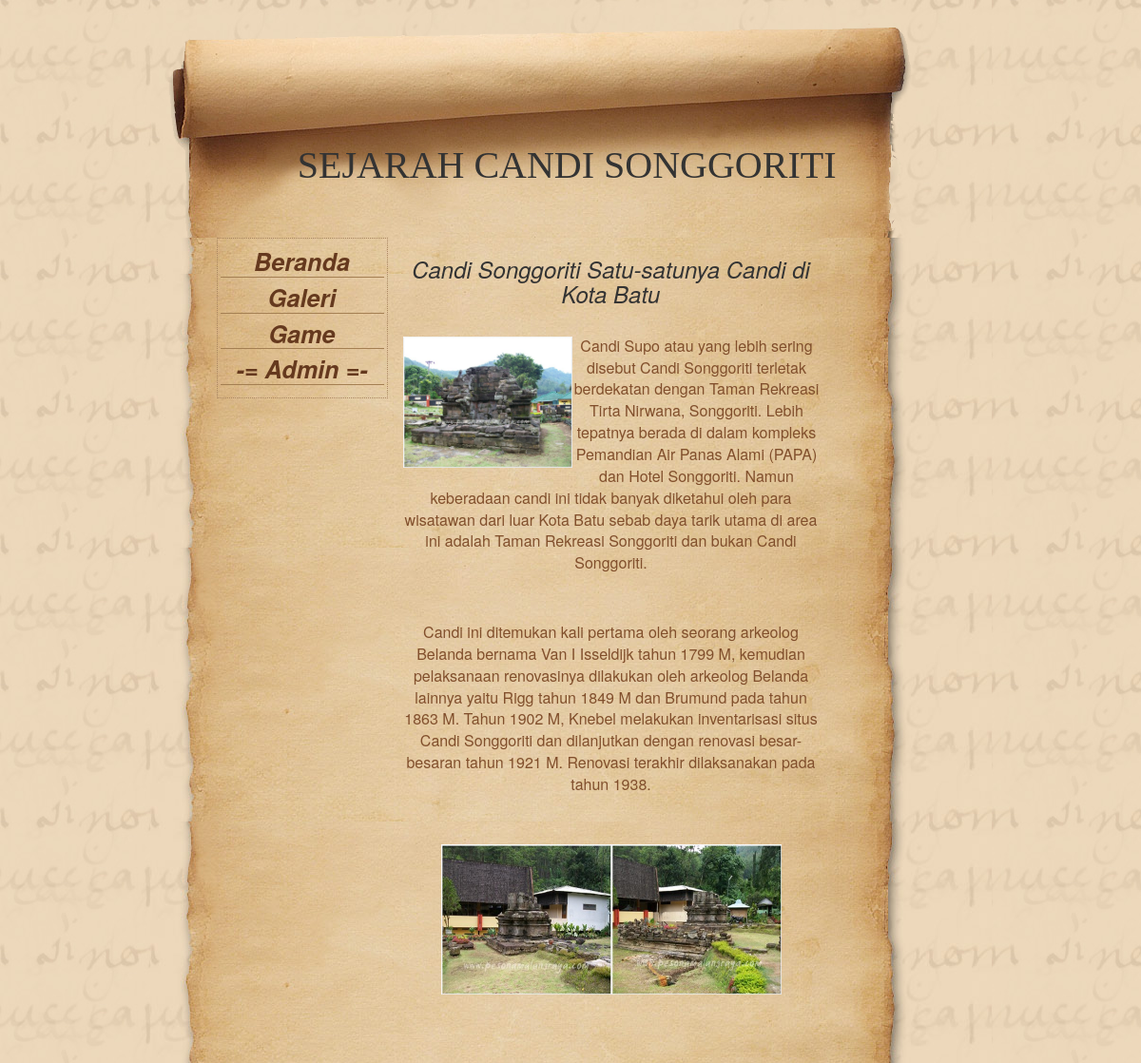
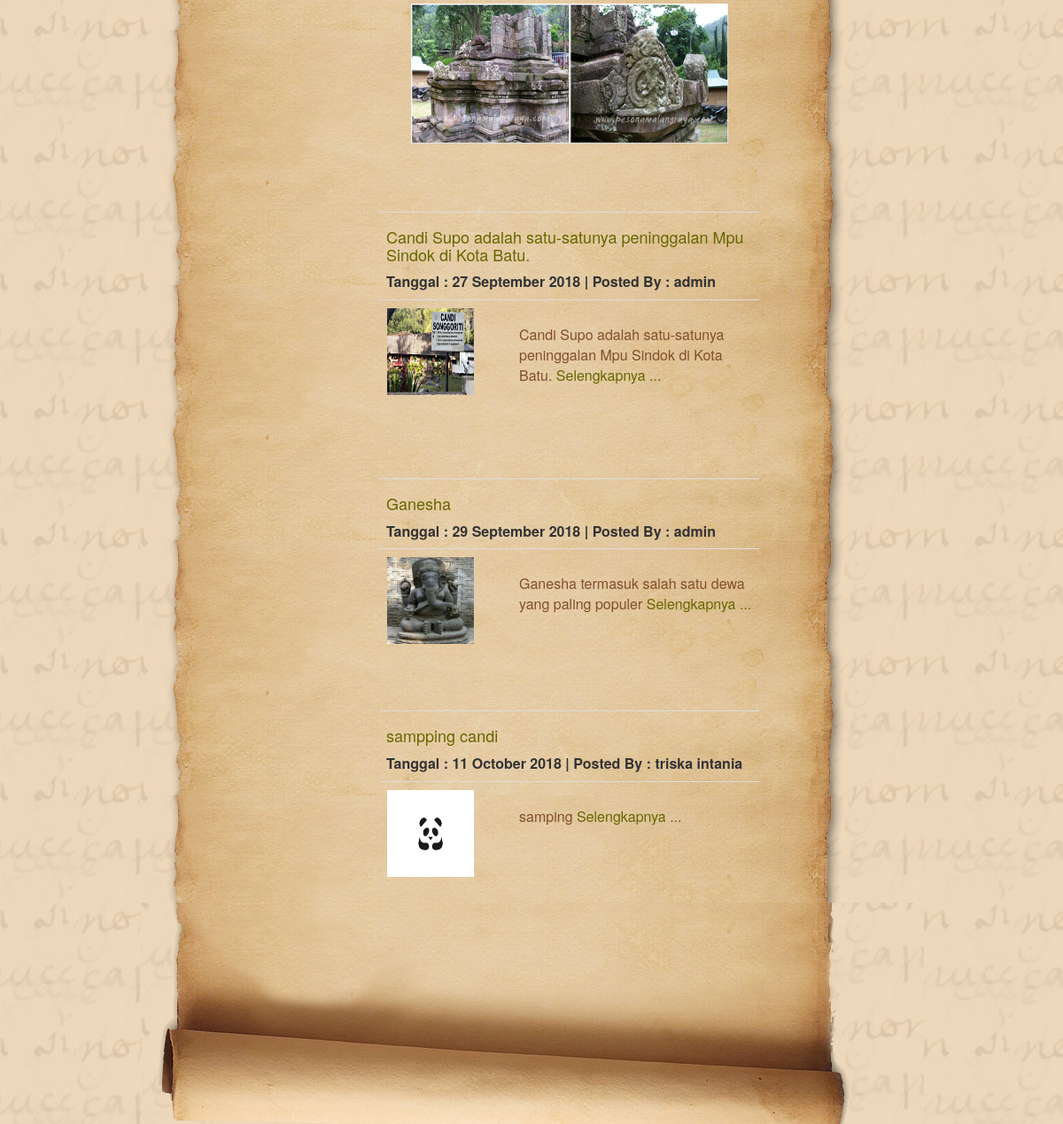
The page / on the database its author committed (2 pictures, top to bottom).
### tables this page shows
CREATE TABLE `news` (
  `id_news` int(11) NOT NULL,
  `title` varchar(100) NOT NULL,
  `headline` varchar(100) NOT NULL,
  `about` text NOT NULL,
  `photo` varchar(200) NOT NULL,
  `author` varchar(20) NOT NULL,
  `date` date NOT NULL
);

### application/controllers/Home.php (called while the page is built, shortened)
<?php
class Home extends CI_Controller
{
    public function index()
    {
        $data['list'] = $this->News_model->get();
        $this->load->view('index',$data);
    }
}
?>

### index.php (called while the page is built, shortened)
<?php
require_once BASEPATH.'core/CodeIgniter.php';

### application/models/News_model.php (called while the page is built, shortened)
<?php
class News_model extends CI_Model
{
    public function get()
    { return $this->db->get('news')->result(); }
}
?>

### application/views/index.php (the view)
<?php include('header.php') ?>
    <div id="content">
        <h3>Candi Songgoriti Satu-satunya Candi di Kota Batu</h3>
        <p>
            <img src="<?php echo base_url('assets/')?>images/Candi Songgoriti-1.jpg" width="180" height="140" align="left">
            Candi Supo atau yang lebih sering disebut Candi Songgoriti terletak berdekatan dengan Taman Rekreasi Tirta Nirwana, Songgoriti. Lebih tepatnya berada di dalam kompleks Pemandian Air Panas Alami (PAPA) dan Hotel Songgoriti. Namun keberadaan candi ini tidak banyak diketahui oleh para wisatawan dari luar Kota Batu sebab daya tarik utama di area ini adalah Taman Rekreasi Songgoriti dan bukan Candi Songgoriti.
        </p>
        <p>Candi ini ditemukan kali pertama oleh seorang arkeolog Belanda bernama Van I Isseldijk tahun 1799 M, kemudian pelaksanaan renovasinya dilakukan oleh arkeolog Belanda lainnya yaitu Rigg tahun 1849 M dan Brumund pada tahun 1863 M. Tahun 1902 M, Knebel melakukan inventarisasi situs Candi Songgoriti dan dilanjutkan dengan renovasi besar-besaran tahun 1921 M. Renovasi terakhir dilaksanakan pada tahun 1938. </p>
        <p><img src="<?php echo base_url('assets/')?>images/Candi Songgoriti-2.jpg" width="360" height="160" align="center"></p>
        <br>
        <p><img src="<?php echo base_url('assets/')?>images/Candi Songgoriti-3.jpg" width="360" height="160" align="center"></p>
        <table width="429">
        <?php foreach ($list as $l) { ?>
            <tr>
                <td>
                <br><br>
                    <table class="table">
                        <tr>
	                        <td colspan="2">
	                            <a href="<?php echo site_url('home/detail/'.$l->id_news) ?>">
                                    <h4><?php echo $l->title ?><br></h4>
                                </a>
                                <strong>Tanggal : <?php echo date("d F Y", strtotime($l->date)) ?> | Posted By : <?php echo $l->author ?></strong>
                            </td>
                        </tr>
                        <tr>
                            <td width="150">
                                <img src="<?php echo base_url('assets/foto/'.$l->photo)?>" style="height:100px;width:100px" class="img-polaroid">
                            </td>
                            <td align="left">
                                <p><?php echo $l->headline ?>
                                    <a href="<?php echo site_url('home/detail/'.$l->id_news) ?>" class="btn-link">Selengkapnya ...</a>
                                </p>
                            </td>
                        </tr>
                    </table>
                </td>
            </tr>
        <?php } ?>
        </table>
    </div>
<?php include('footer.php') ?>

### assets/css/style.css (style rules this page uses)
* { margin: 0; padding: 0; }
body { background-image: url(../images/body.jpg); font-family: Georgia, "Times New Roman", Times, serif; font-size: 62.5%; }
#content { padding-right: 180px; margin-left: 265px; }
p { padding-top: 20px; padding-bottom: 20px; color: #814F2C; font-size:16px; }
h3 { font-family:BlackChancery, sans-serif, serif; font-size: 1.8em; font-style: italic; color: #926B4A; text-align: center; }
h4 { color: #926B4A; margin-bottom: 15px; }
a:link, a:visited, a:active { color: #666600 }
img { padding:1px; border:1px solid #814F2C; }

### rows shown on the page
news: title "Candi Supo adalah satu-satunya peninggalan Mpu Sindok di Kota Batu.", date "27 September 2018", author "admin", photo (picture), headline "Candi Supo adalah satu-satunya peninggalan Mpu Sindok di Kota Batu."
news: title "Ganesha", date "29 September 2018", author "admin", photo (picture), headline "Ganesha termasuk salah satu dewa yang paling populer"
news: title "sampping candi", date "11 October 2018", author "triska intania", photo (picture), headline "samping"
